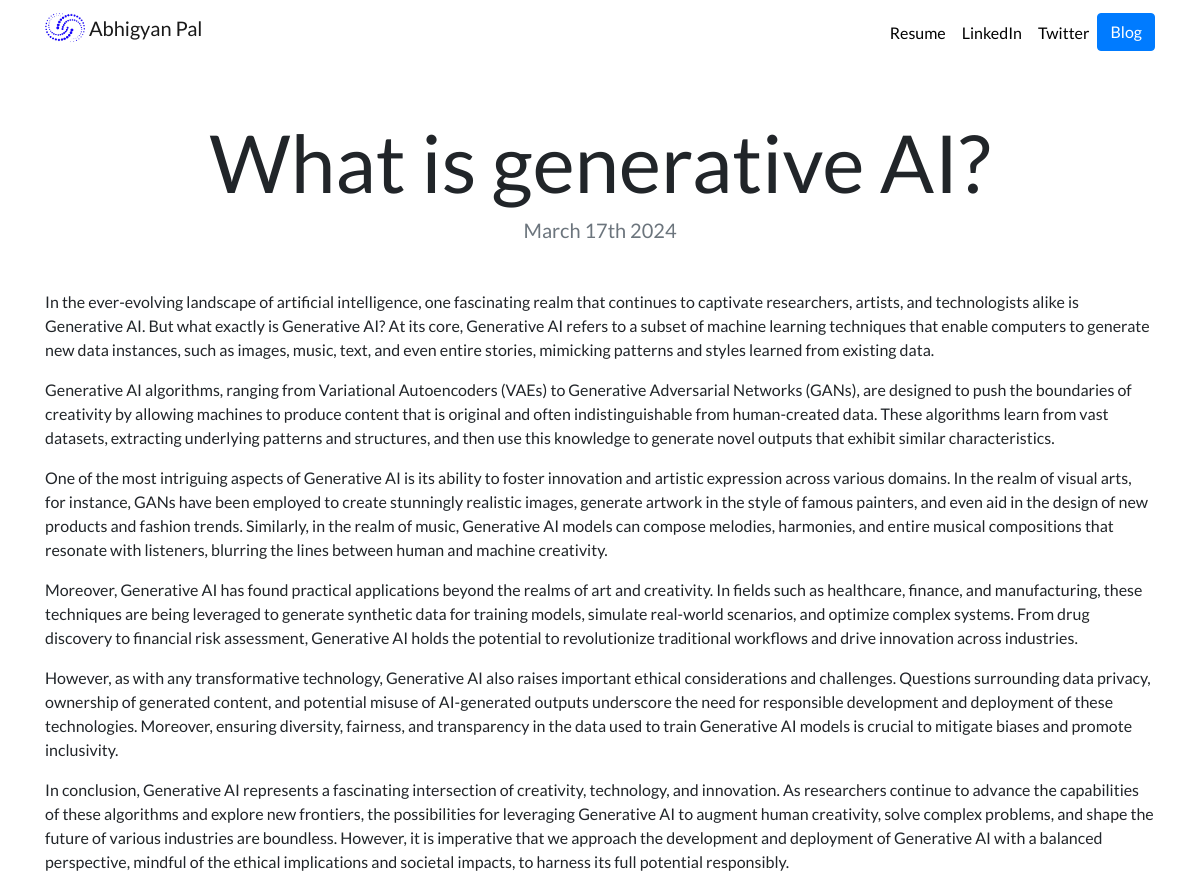
Page /blog/3/ on the committed database.
### blog/models.py (models this page shows, shortened)
class Blog(models.Model):
    title = models.CharField(max_length = 200)
    description = models.TextField()
    date = models.DateField()

### blog/views.py (the view)
# urls.py: path('<int:blog_id>/',views.detail, name = 'detail' ),
def detail(request, blog_id):
    blog = get_object_or_404(Blog,pk = blog_id)#agar blog mila toh thik nahi toh 404 display karo
    return render(request, 'blog/detail.html', {'blog':blog})

### blog/templates/blog/detail.html
{% extends "portfolio/base.html" %}
{% load static %}
{% block content %}
<h1 class="text-center mt-5" id="blogdetailtitle">{{ blog.title }}</h1>
<h5 class="text-center text-muted mb-5">{{ blog.date|date:'F jS Y' }}</h5>
{{ blog.description|safe }}
{% endblock %}

### portfolio/static/portfolio/custom.css (style rules this page uses)
body { font-family: 'Lato', sans-serif; }
@media (min-width: 992px) { #blogdetailtitle { font-size: 5rem; } }

### rows in the picture
Blog: title "What is generative AI?", date "March 17th 2024", description "In the ever-evolving landscape of artificial intelligence, one fascinating realm that continues to captivate researchers, artists, and technologists alike is Generative AI. But what exactly is Generative AI? At its core, Generative AI refers to a subset of machine learning techniques that enable computers to generate new data instances, such as images, music, text, and even entire stories, mimicking patterns and styles learned from existing data. Generative AI algorithms, ranging from Variational Autoencoders (VAEs) to Generative Adversarial Networks (GANs), are designed to push the boundaries of creativity by allowing machines to produce content that is original and often indistinguishable…"
